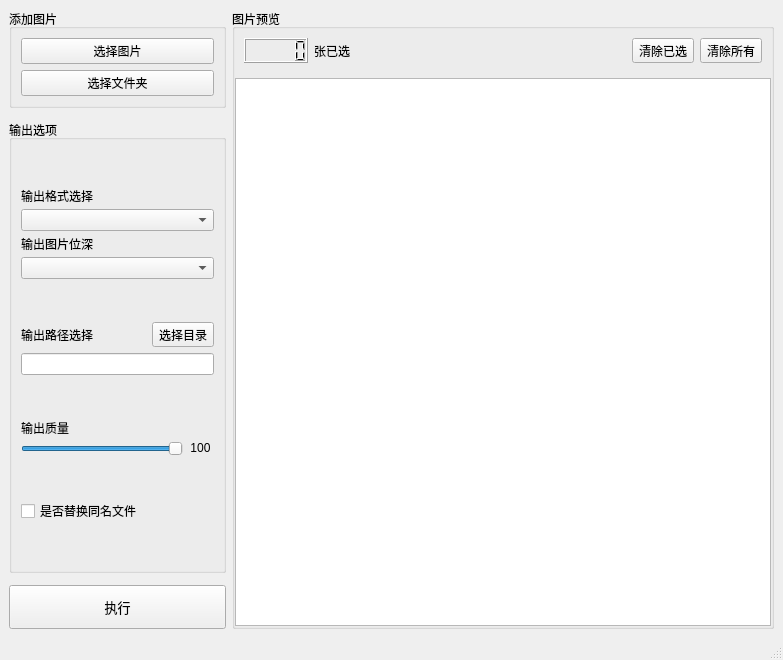
<?xml version="1.0" encoding="UTF-8"?>
<ui version="4.0">
 <class>MainWindow</class>
 <widget class="QMainWindow" name="MainWindow">
  <property name="geometry">
   <rect>
    <x>0</x>
    <y>0</y>
    <width>783</width>
    <height>660</height>
   </rect>
  </property>
  <property name="windowTitle">
   <string>图片格式转换器</string>
  </property>
  <widget class="QWidget" name="centralwidget">
   <property name="styleSheet">
    <string notr="true"/>
   </property>
   <layout class="QHBoxLayout" name="horizontalLayout_3" stretch="2,5">
    <item>
     <layout class="QVBoxLayout" name="left">
      <property name="spacing">
       <number>12</number>
      </property>
      <item>
       <widget class="QGroupBox" name="inputBox">
        <property name="title">
         <string>添加图片</string>
        </property>
        <layout class="QVBoxLayout" name="verticalLayout">
         <property name="spacing">
          <number>6</number>
         </property>
         <item>
          <widget class="QPushButton" name="addImages">
           <property name="text">
            <string>选择图片</string>
           </property>
          </widget>
         </item>
         <item>
          <widget class="QPushButton" name="addDirs">
           <property name="text">
            <string>选择文件夹</string>
           </property>
          </widget>
         </item>
        </layout>
       </widget>
      </item>
      <item>
       <widget class="QGroupBox" name="outputBox">
        <property name="title">
         <string>输出选项</string>
        </property>
        <layout class="QVBoxLayout" name="verticalLayout_4">
         <item>
          <spacer name="verticalSpacer">
           <property name="orientation">
            <enum>Qt::Orientation::Vertical</enum>
           </property>
           <property name="sizeHint" stdset="0">
            <size>
             <width>20</width>
             <height>40</height>
            </size>
           </property>
          </spacer>
         </item>
         <item>
          <layout class="QVBoxLayout" name="format">
           <property name="spacing">
            <number>4</number>
           </property>
           <item>
            <widget class="QLabel" name="outFormatTitle">
             <property name="text">
              <string>输出格式选择</string>
             </property>
            </widget>
           </item>
           <item>
            <widget class="QComboBox" name="formatSelection">
             <property name="acceptDrops">
              <bool>false</bool>
             </property>
            </widget>
           </item>
           <item>
            <widget class="QLabel" name="bitSelect">
             <property name="text">
              <string>输出图片位深</string>
             </property>
            </widget>
           </item>
           <item>
            <widget class="QComboBox" name="bitValue"/>
           </item>
          </layout>
         </item>
         <item>
          <spacer name="verticalSpacer_4">
           <property name="orientation">
            <enum>Qt::Orientation::Vertical</enum>
           </property>
           <property name="sizeHint" stdset="0">
            <size>
             <width>20</width>
             <height>40</height>
            </size>
           </property>
          </spacer>
         </item>
         <item>
          <layout class="QVBoxLayout" name="verticalLayout_2">
           <item>
            <layout class="QHBoxLayout" name="horizontalLayout_5">
             <item>
              <widget class="QLabel" name="outDirTitle">
               <property name="text">
                <string>输出路径选择</string>
               </property>
              </widget>
             </item>
             <item>
              <spacer name="horizontalSpacer_2">
               <property name="orientation">
                <enum>Qt::Orientation::Horizontal</enum>
               </property>
               <property name="sizeHint" stdset="0">
                <size>
                 <width>40</width>
                 <height>20</height>
                </size>
               </property>
              </spacer>
             </item>
             <item>
              <widget class="QToolButton" name="outDirSelect">
               <property name="text">
                <string>选择目录</string>
               </property>
               <property name="icon">
                <iconset theme="QIcon::ThemeIcon::FolderNew"/>
               </property>
              </widget>
             </item>
            </layout>
           </item>
           <item>
            <layout class="QHBoxLayout" name="horizontalLayout" stretch="8">
             <item>
              <widget class="QLineEdit" name="lineEdit"/>
             </item>
            </layout>
           </item>
          </layout>
         </item>
         <item>
          <spacer name="verticalSpacer_5">
           <property name="orientation">
            <enum>Qt::Orientation::Vertical</enum>
           </property>
           <property name="sizeHint" stdset="0">
            <size>
             <width>20</width>
             <height>40</height>
            </size>
           </property>
          </spacer>
         </item>
         <item>
          <layout class="QVBoxLayout" name="quality">
           <property name="spacing">
            <number>4</number>
           </property>
           <item>
            <widget class="QLabel" name="qualityTitle">
             <property name="text">
              <string>输出质量</string>
             </property>
            </widget>
           </item>
           <item>
            <layout class="QHBoxLayout" name="horizontalLayout_2" stretch="6,1">
             <item>
              <widget class="QSlider" name="qualityValue">
               <property name="maximum">
                <number>100</number>
               </property>
               <property name="value">
                <number>100</number>
               </property>
               <property name="orientation">
                <enum>Qt::Orientation::Horizontal</enum>
               </property>
              </widget>
             </item>
             <item>
              <widget class="QLabel" name="qualityShow">
               <property name="text">
                <string>&lt;html&gt;&lt;head/&gt;&lt;body&gt;&lt;p&gt;100&lt;/p&gt;&lt;/body&gt;&lt;/html&gt;</string>
               </property>
               <property name="alignment">
                <set>Qt::AlignmentFlag::AlignCenter</set>
               </property>
              </widget>
             </item>
            </layout>
           </item>
          </layout>
         </item>
         <item>
          <spacer name="verticalSpacer_3">
           <property name="orientation">
            <enum>Qt::Orientation::Vertical</enum>
           </property>
           <property name="sizeHint" stdset="0">
            <size>
             <width>20</width>
             <height>40</height>
            </size>
           </property>
          </spacer>
         </item>
         <item>
          <widget class="QCheckBox" name="isReplace">
           <property name="text">
            <string>是否替换同名文件</string>
           </property>
          </widget>
         </item>
         <item>
          <spacer name="verticalSpacer_2">
           <property name="orientation">
            <enum>Qt::Orientation::Vertical</enum>
           </property>
           <property name="sizeHint" stdset="0">
            <size>
             <width>20</width>
             <height>40</height>
            </size>
           </property>
          </spacer>
         </item>
        </layout>
       </widget>
      </item>
      <item>
       <widget class="QPushButton" name="run">
        <property name="minimumSize">
         <size>
          <width>0</width>
          <height>44</height>
         </size>
        </property>
        <property name="font">
         <font>
          <family>Segoe UI</family>
          <pointsize>10</pointsize>
          <fontweight>Medium</fontweight>
         </font>
        </property>
        <property name="text">
         <string>执行</string>
        </property>
       </widget>
      </item>
     </layout>
    </item>
    <item>
     <widget class="QGroupBox" name="right">
      <property name="styleSheet">
       <string notr="true"/>
      </property>
      <property name="title">
       <string>图片预览</string>
      </property>
      <layout class="QVBoxLayout" name="verticalLayout_3">
       <property name="leftMargin">
        <number>0</number>
       </property>
       <property name="topMargin">
        <number>0</number>
       </property>
       <property name="rightMargin">
        <number>0</number>
       </property>
       <property name="bottomMargin">
        <number>0</number>
       </property>
       <item>
        <widget class="QWidget" name="toolbarWidget" native="true">
         <property name="styleSheet">
          <string notr="true"/>
         </property>
         <layout class="QHBoxLayout" name="horizontalLayout_4">
          <item>
           <widget class="QLCDNumber" name="selectedNum">
            <property name="styleSheet">
             <string notr="true"/>
            </property>
           </widget>
          </item>
          <item>
           <widget class="QLabel" name="labelSelectedNum">
            <property name="styleSheet">
             <string notr="true"/>
            </property>
            <property name="text">
             <string>张已选</string>
            </property>
           </widget>
          </item>
          <item>
           <spacer name="horizontalSpacer">
            <property name="orientation">
             <enum>Qt::Orientation::Horizontal</enum>
            </property>
            <property name="sizeHint" stdset="0">
             <size>
              <width>40</width>
              <height>20</height>
             </size>
            </property>
           </spacer>
          </item>
          <item>
           <widget class="QToolButton" name="clearSelected">
            <property name="toolTip">
             <string>清除选中图片</string>
            </property>
            <property name="styleSheet">
             <string notr="true"/>
            </property>
            <property name="text">
             <string>清除已选</string>
            </property>
            <property name="icon">
             <iconset theme="QIcon::ThemeIcon::EditDelete"/>
            </property>
           </widget>
          </item>
          <item>
           <widget class="QToolButton" name="clearAll">
            <property name="toolTip">
             <string>清除所有图片</string>
            </property>
            <property name="styleSheet">
             <string notr="true"/>
            </property>
            <property name="text">
             <string>清除所有</string>
            </property>
            <property name="icon">
             <iconset theme="QIcon::ThemeIcon::EditClear"/>
            </property>
           </widget>
          </item>
         </layout>
        </widget>
       </item>
       <item>
        <widget class="QListView" name="imageList">
         <property name="styleSheet">
          <string notr="true"/>
         </property>
        </widget>
       </item>
      </layout>
     </widget>
    </item>
   </layout>
  </widget>
  <widget class="QStatusBar" name="statusbar">
   <property name="styleSheet">
    <string notr="true"/>
   </property>
  </widget>
  <widget class="QMenuBar" name="menubar">
   <property name="geometry">
    <rect>
     <x>0</x>
     <y>0</y>
     <width>783</width>
     <height>33</height>
    </rect>
   </property>
   <property name="styleSheet">
    <string notr="true"/>
   </property>
  </widget>
 </widget>
 <resources/>
 <connections>
  <connection>
   <sender>qualityValue</sender>
   <signal>valueChanged(int)</signal>
   <receiver>qualityShow</receiver>
   <slot>setNum(int)</slot>
   <hints>
    <hint type="sourcelabel">
     <x>88</x>
     <y>421</y>
    </hint>
    <hint type="destinationlabel">
     <x>150</x>
     <y>419</y>
    </hint>
   </hints>
  </connection>
 </connections>
</ui>
